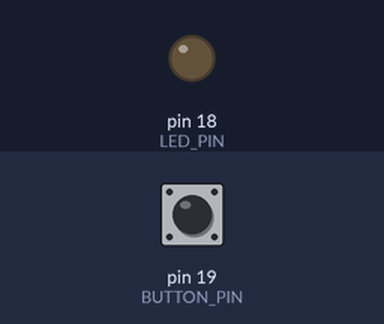
Simulated run of this sketch. Board: Arduino Uno, built with avr-gcc and run on an emulated ATmega328P. On the bench: output pins drawn as LEDs (lit = HIGH). Inputs (shaded band) come from the test bench; at power-on: pin 19 (BUTTON_PIN) LOW.

Above: at 1.2 s.
1.3 s: pin 19 (BUTTON_PIN) pulled HIGH for 0.15 s
At 1.37 s:
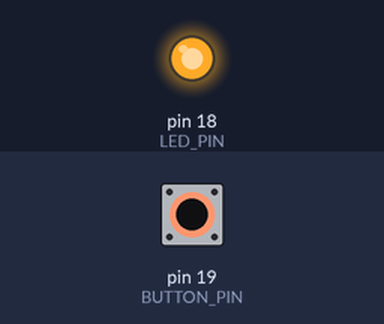
2.9 s: pin 19 (BUTTON_PIN) pulled HIGH for 3.2 s
At 6.6 s:
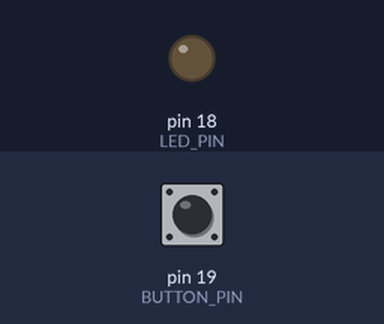
Timing chart, 0 to 8.1 s (numbered marks = the images above; inputs shaded):
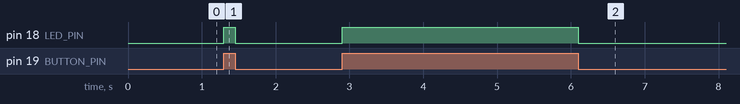

The sketch:

push-button-pull-down.ino
```cpp
const int LED_PIN = 18;    // the number of the LED pin
const int BUTTON_PIN = 19; // the number of the pushbuton pin

int buttonState = 0;      // variable for reading the pushbutton status

void setup() {
  // initialize the LED pin as an output:
  pinMode(LED_PIN, OUTPUT);

  // initialize the pushbutton pin as an input:
  pinMode(BUTTON_PIN, INPUT);
}

void loop() {
  // read the state of the pushbutton value:
  buttonState = digitalRead(BUTTON_PIN);

  // Pull Down
  // check if the pushbutton is pressed.
  // if it is, the buttonState is HIGH:
  if (buttonState == HIGH) {
    // turn LED on:
    digitalWrite(LED_PIN, HIGH);
  } else {
    // turn LED off:
    digitalWrite(LED_PIN, LOW);
  }
}
```

Measured:
- after the input at 1.3 s, pin 18 (LED_PIN): LOW → HIGH at once, → LOW 0.15 s later
- after the input at 2.9 s, pin 18 (LED_PIN): LOW → HIGH at once, → LOW 3.2 s later
